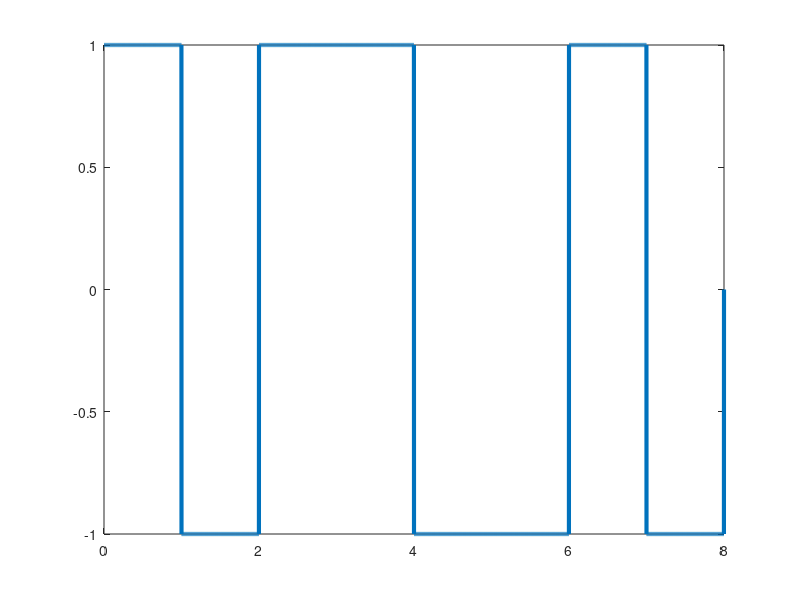

Here is the MATLAB script that generated this plot:
bits=[1 0 1 1 0 0 1 0];
b_rt=1;
n=1000;
T=length(bits)/b_rt;
to_smp_tim=n*length(bits);
dt=T/to_smp_tim;
t=0:dt:T;
y=zeros(1,length(t));
for i=1:length(bits)
  if bits(i)==1
    y((i-1)*n+1:i*n) = 1;
  else 
    y((i-1)*n+1:i*n) = -1;
  end
end
plot(t, y, 'Linewidth', 3);
%decoding
count=0;
for i=1:length(t)
  if t(i)>count
    count=count+1;
    if y(i)>0
      result(count)=y(i);
    else
      result(count)=0;
    endif
  endif
endfor
disp('nrz-l decoding');
disp(result);